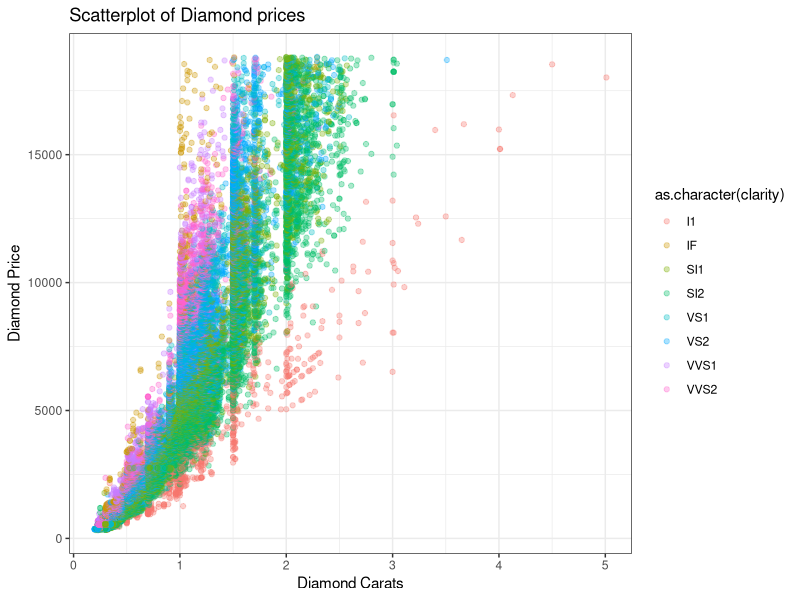
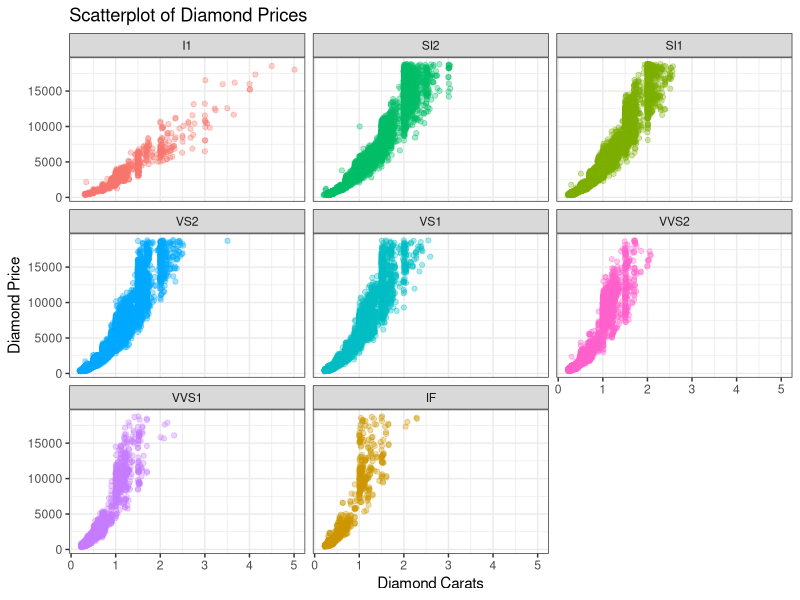
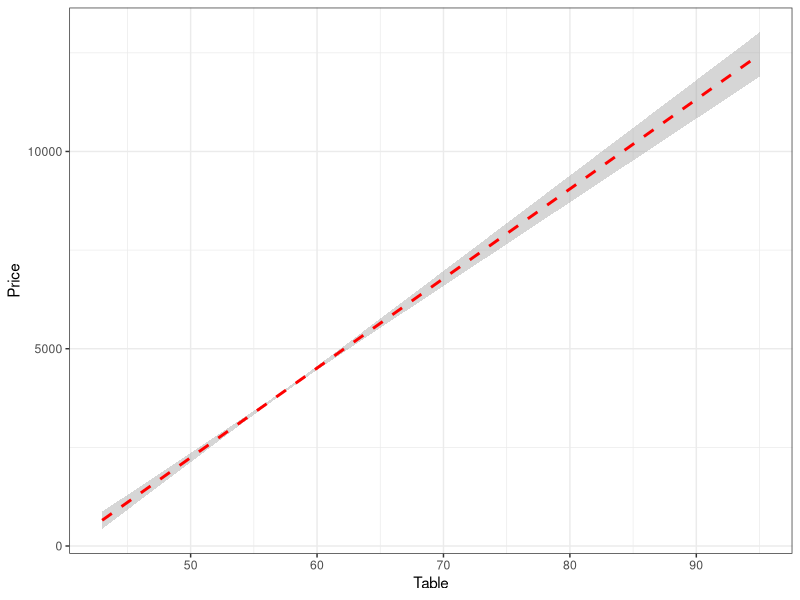
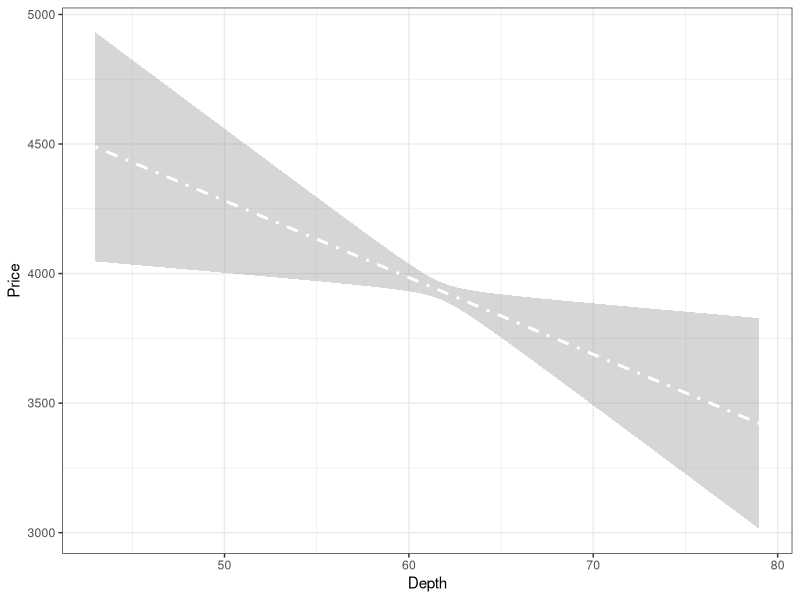
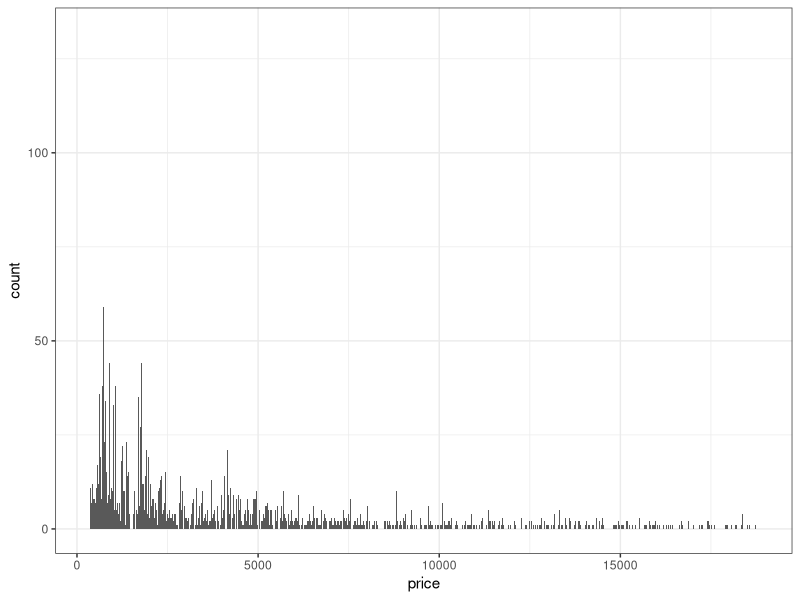
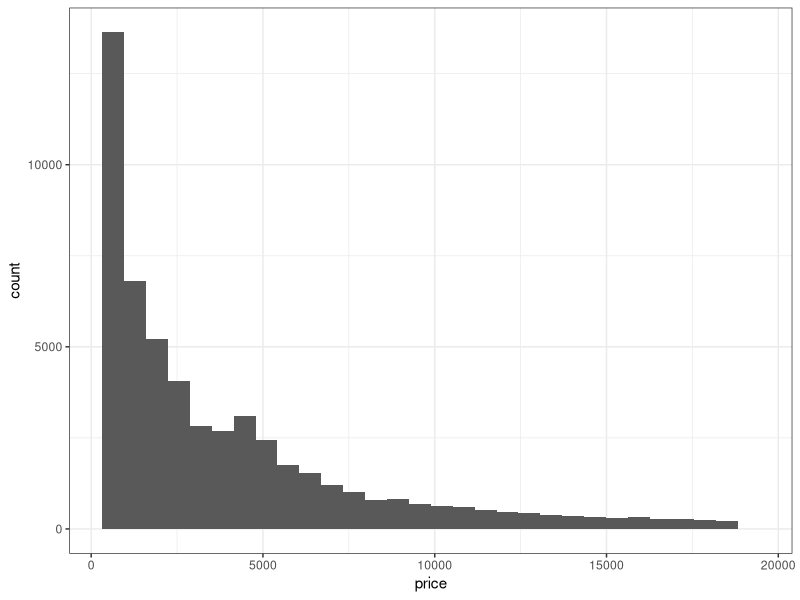
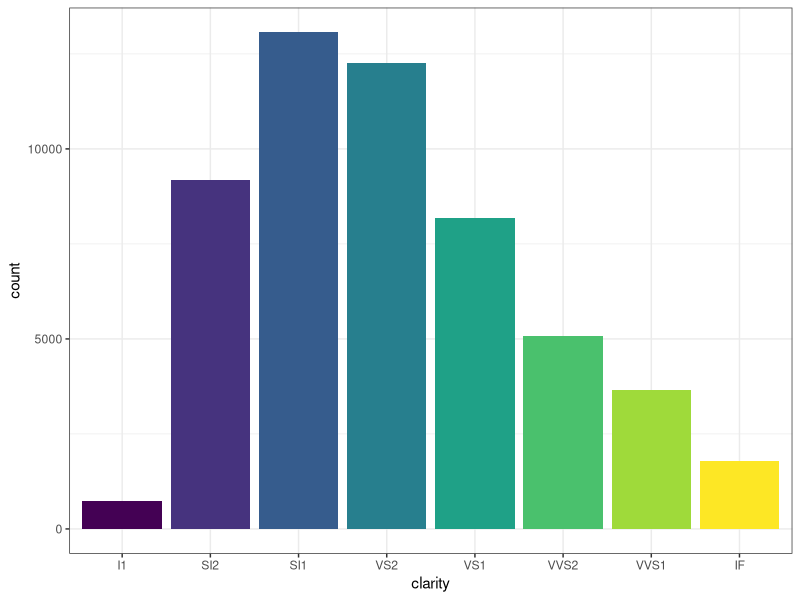
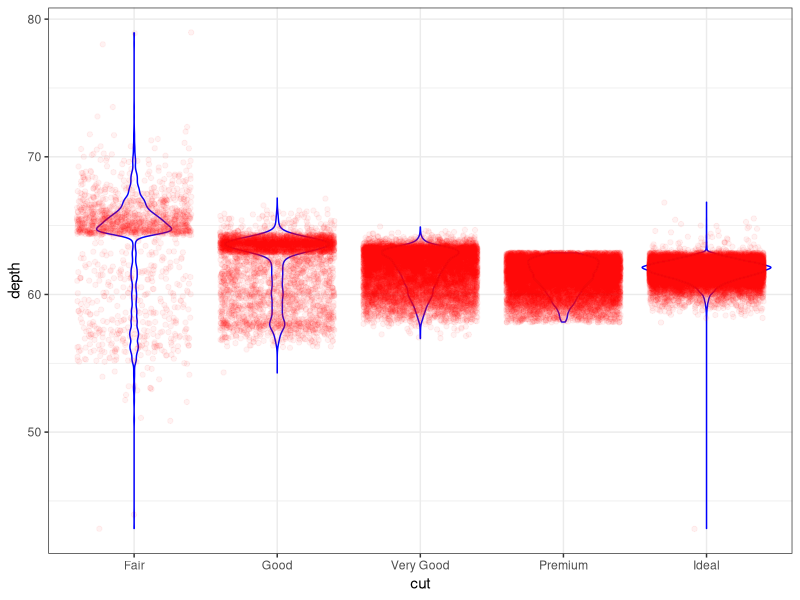

Here is the R script that generated these plots, in order:
## ---- chunk 1
knitr::opts_chunk$set(echo = FALSE)
library(ggplot2)
library(dplyr)
## ---- chunk 2
diamonds2<- diamonds
## ---- chunk 3
head(diamonds2)
## ---- chunk 4
ggplot(data = diamonds2,
       mapping =aes(x=carat, y= price, color = as.character(clarity)))+
  geom_point(alpha = 1/3)+
  theme_bw()+ 
  labs(x= "Diamond Carats",
        y= "Diamond Price",
       title = "Scatterplot of Diamond prices")
## ---- chunk 5
ggplot(data = diamonds2,
       mapping =aes(x=carat, y= price, color = as.character(clarity)))+
  geom_point(alpha = 1/3)+
  facet_grid(.~clarity)+
  facet_wrap(~ clarity, ncol = 3)+
  theme_bw()+ 
  labs(x= "Diamond Carats",
        y= "Diamond Price",
       title = "Scatterplot of Diamond Prices")+
  theme(legend.position = "none")
## ---- chunk 6
ggplot(data = diamonds2,
       mapping =aes(x=table, y= price))+
geom_smooth(method=lm,color ="red",linetype ="dashed")+
   theme_bw()+ 
  labs(x= "Table",
        y= "Price")
## ---- chunk 7
ggplot(data = diamonds2,
       mapping =aes(x=depth, y= price))+
geom_smooth(method=lm,color ="white",linetype ="dotdash")+
  theme_bw()+ 
  labs(x= "Depth",
        y= "Price")
## ---- chunk 8
ggplot(data = diamonds2,
       mapping =aes(x=price))+
geom_histogram(binwidth = 1)+
  theme_bw()
## ---- chunk 9
ggplot(data = diamonds2,
       mapping =aes(x=price))+
geom_histogram(bins = 30)+
  theme_bw()
## ---- chunk 10
ggplot(data = diamonds2,
       mapping =aes(x=clarity, fill = clarity))+
geom_bar()+
  theme_bw()+
    theme(legend.position = "none")
## ---- chunk 11
ggplot(diamonds2, aes(cut, depth)) +
  geom_violin(color = "blue")+
  geom_jitter(alpha=0.05,color = "red")+
  theme_bw()

## ---- chunk 12
ggplot(data = diamonds2,
       mapping =aes(x, y= price))+
geom_smooth(method=lm,color ="green")+
  geom_smooth(se=F)+
   theme_bw()
  
